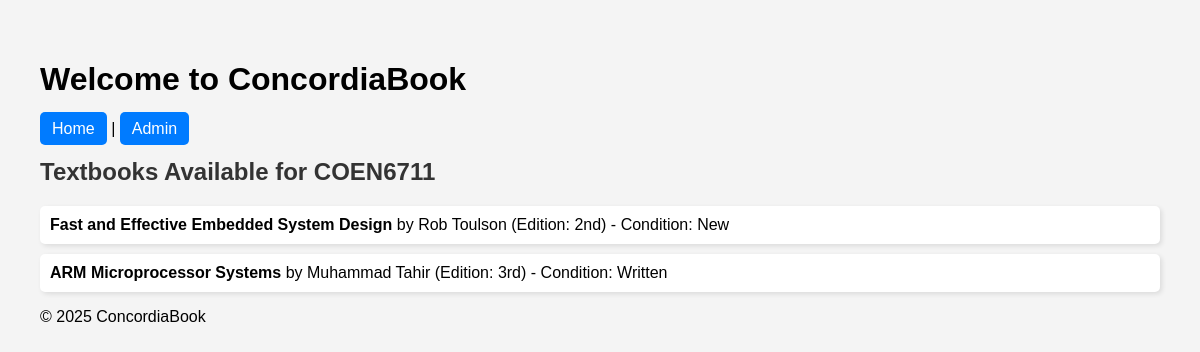
Page /textbooks/COEN6711/ on the committed database.
### textbooks/models.py (models this page shows, shortened)
class Textbook(models.Model):
    title = models.CharField(max_length=255)
    author = models.CharField(max_length=255)
    edition = models.CharField(max_length=50, blank=True, null=True)
    condition = models.CharField(
        max_length=50,
        choices=[
            ('New', 'New'),
            ('Written', 'Written'),
            ('Old', 'Old'),
        ]
    )
    course_code = models.CharField(max_length=10)
    availability = models.BooleanField(default=True)

### textbooks/views.py (the view)
# urls.py: path('<str:course_code>/', textbooks_by_course, name='textbooks_by_course'),
def textbooks_by_course(request, course_code):
    textbooks = Textbook.objects.filter(course_code=course_code, availability=True)
    return render(request, 'textbooks/textbooks_list.html', {'textbooks': textbooks, 'course_code': course_code})

### textbooks/templates/textbooks/textbooks_list.html
{% extends "base.html" %}
{% block content %}
    <h2>Textbooks Available for {{ course_code }}</h2>
    {% if textbooks %}
        <ul>
            {% for book in textbooks %}
                <li>
                    <strong>{{ book.title }}</strong> by {{ book.author }}
                    {% if book.edition %} (Edition: {{ book.edition }}){% endif %}
                    - Condition: {{ book.condition }}
                </li>
            {% endfor %}
        </ul>
    {% else %}
        <p>No textbooks are currently available for this course.</p>
    {% endif %}
{% endblock %}

### templates/base.html (shortened to what this page needs)
<!DOCTYPE html>
<html lang="en">
<head>
    {% load static %}
    <link rel="stylesheet" type="text/css" href="{% static 'css/style.css' %}">
</head>
<body>
    <header>
        <h1>Welcome to ConcordiaBook</h1>
        <nav>
            <a href="/">Home</a> | <a href="/admin/">Admin</a>
        </nav>
    </header>
    <main>
        {% block content %}
        {% endblock %}
    </main>
    <footer>
        <p>&copy; 2025 ConcordiaBook</p>
    </footer>
</body>
</html>

### textbooks/static/css/style.css (style rules this page uses)
body { font-family: Arial, sans-serif; margin: 20px; padding: 20px; background-color: #f4f4f4; }
h2 { color: #333; }
ul { list-style-type: none; padding: 0; }
li { background: white; margin: 10px 0; padding: 10px; border-radius: 5px; box-shadow: 2px 2px 5px rgba(0, 0, 0, 0.1); }
a { text-decoration: none; color: white; background: #007BFF; padding: 8px 12px; border-radius: 5px; }

### rows in the picture
Textbook: title "Fast and Effective Embedded System Design", author "Rob Toulson", edition "2nd", condition "New"
Textbook: title "ARM Microprocessor Systems", author "Muhammad Tahir", edition "3rd", condition "Written"

### other values in the picture
{{ course_code }} "COEN6711"
